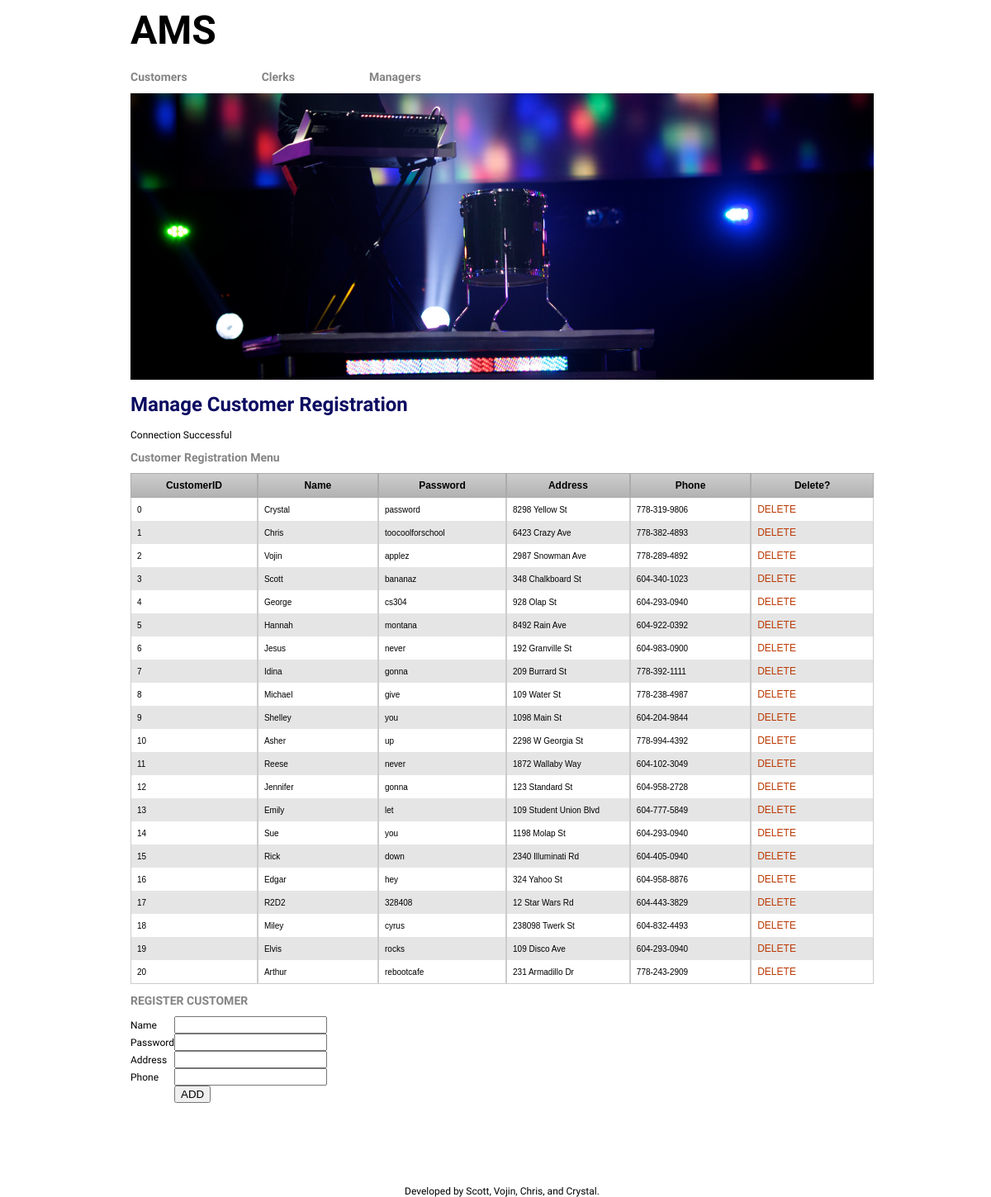
The page /customer/registration.php on the database its author committed.
### tables this page shows
CREATE TABLE Customer(
cid int, 
c_password varchar(20),
cname varchar(20),
address varchar(30), 
phone varchar(12),
PRIMARY KEY(cid));

### dbops.php (the view, shortened to what this page needs)
<?php
function displayCustomers($connection) {
 	if (!$result = $connection->query("SELECT cid, c_password, cname,
 		address, phone FROM Customer ORDER BY cid")) {
		    die('There was an error running the query [' . $db->error . ']');
    }
	echo "<form id=\"delete\" name=\"delete\" action=\"";
	echo htmlspecialchars($_SERVER["PHP_SELF"]);
	echo "\" method=\"POST\">";
	echo "<table border=0 cellpadding=0 cellspacing=0 class='CustomerInfoTable'>";
	echo "<tr valign=center>";
	echo "
			<td class=rowheader>CustomerID</td>
			<td class=rowheader>Name</td>
			<td class=rowheader>Password</td>
			<td class=rowheader>Address</td>
			<td class=rowheader>Phone</td>
			<td class=rowheader>Delete?</td>
		</tr>";
	while($row = $result->fetch_assoc()){
		echo "<td>".$row['cid']."</td>";
		echo "<td>".$row['cname']."</td>";
		echo "<td>".$row['c_password']."</td>";
		echo "<td>".$row['address']."</td>";
		echo "<td>".$row['phone']."</td><td>";
	    echo "<a href=\"javascript:formSubmit('".$row['cid']."');\">DELETE</a>";
	    echo "</td></tr>";
  	}
	echo "</form>";
}
?>

### style.css (style rules this page uses)
html { height: 100%; width: 100%; }
body { font-family: 'PT Sans', sans-serif; color: #000; background-color: #fff; font-size: 12px; width: 100%; height: 100%; }
td { color: #000000; font-size: 12px; }
a { font-size: 12px; }
a:link { color: #bb3902; font-weight:normal; text-decoration:none; }
.rowheader { color: #000000; background-color: #ffffff; font-weight: plain; font-size: 14pt; width: 160px; }
.CustomerInfoTable { margin:0px;padding:0px; width:100%; border:0px solid #000000; -moz-border-radius-bottomleft:0px; -webkit-border-bottom-left-radius:0px; border-bottom-left-radius:0px; -moz-border-radius-bottomright:0px; -webkit-border-bottom-right-radius:0px; border-bottom-right-radius:0px; -moz-border-radius-topright:0px; -webkit-border-top-right-radius:0px; border-top-right-radius:0px; -moz-border-radius-topleft:0px; -webkit-border-top-left-radius:0px; border-top-left-radius:0px; }
.CustomerInfoTable tr:last-child td:last-child { -moz-border-radius-bottomright:0px; -webkit-border-bottom-right-radius:0px; border-bottom-right-radius:0px; }
.CustomerInfoTable tr:last-child td:first-child { -moz-border-radius-bottomleft:0px; -webkit-border-bottom-left-radius:0px; border-bottom-left-radius:0px; }
.CustomerInfoTable tr:nth-child(odd) { background-color:#e5e5e5; }
.CustomerInfoTable td { vertical-align:middle; border:0px solid #cccccc; border-width:0px 1px 0px 1px; text-align:left; padding:7px; font-size:10px; font-family:Arial; font-weight:normal; color:#000000; }
.CustomerInfoTable tr:last-child td { border-width:0px 1px 1px 1px; }
.CustomerInfoTable tr td:last-child { border-width:0px 1px 0px 1px; }
.CustomerInfoTable tr:last-child td:last-child { border-width:0px 1px 01px 1px; }
.CustomerInfoTable tr:first-child td { background:-o-linear-gradient(bottom, #cccccc 5%, #b2b2b2 100%); background:-webkit-gradient( linear, left top, left bottom, color-stop(0.05, #cccccc), color-stop(1, #b2b2b2) ); background:-moz-linear-gradient( center top, #cccccc 5%, #b2b2b2 100% ); filter:progid:DXImageTransform.Microsoft.gradient(startColorstr="#cccccc", endColorstr="#b2b2b2"); background: -o-linear-gradient(top,#cccccc,b2b2b2); background-color:#cccccc; border:1px solid #ababab; text-align:center; border-width:1px 1px 1px 1px; font-size:12px; font-family:Arial; font-weight:Bold; color:#000000; }
.CustomerInfoTable tr:first-child td:first-child { border-width:1px 1px 1px 1px; }
.CustomerInfoTable tr:first-child td:last-child { border-width:1px 1px 1px 1px; }

### rows shown on the page
customer: cid "0", cname "Crystal", c_password "password", address "8298 Yellow St", phone "778-319-9806"
customer: cid "1", cname "Chris", c_password "toocoolforschool", address "6423 Crazy Ave", phone "778-382-4893"
customer: cid "2", cname "Vojin", c_password "applez", address "2987 Snowman Ave", phone "778-289-4892"
customer: cid "3", cname "Scott", c_password "bananaz", address "348 Chalkboard St", phone "604-340-1023"
customer: cid "4", cname "George", c_password "cs304", address "928 Olap St", phone "604-293-0940"
customer: cid "5", cname "Hannah", c_password "montana", address "8492 Rain Ave", phone "604-922-0392"
customer: cid "6", cname "Jesus", c_password "never", address "192 Granville St", phone "604-983-0900"
customer: cid "7", cname "Idina", c_password "gonna", address "209 Burrard St", phone "778-392-1111"
customer: cid "8", cname "Michael", c_password "give", address "109 Water St", phone "778-238-4987"
customer: cid "9", cname "Shelley", c_password "you", address "1098 Main St", phone "604-204-9844"
customer: cid "10", cname "Asher", c_password "up", address "2298 W Georgia St", phone "778-994-4392"
customer: cid "11", cname "Reese", c_password "never", address "1872 Wallaby Way", phone "604-102-3049"
customer: cid "12", cname "Jennifer", c_password "gonna", address "123 Standard St", phone "604-958-2728"
customer: cid "13", cname "Emily", c_password "let", address "109 Student Union Blvd", phone "604-777-5849"
customer: cid "14", cname "Sue", c_password "you", address "1198 Molap St", phone "604-293-0940"
customer: cid "15", cname "Rick", c_password "down", address "2340 Illuminati Rd", phone "604-405-0940"
customer: cid "16", cname "Edgar", c_password "hey", address "324 Yahoo St", phone "604-958-8876"
customer: cid "17", cname "R2D2", c_password "328408", address "12 Star Wars Rd", phone "604-443-3829"
customer: cid "18", cname "Miley", c_password "cyrus", address "238098 Twerk St", phone "604-832-4493"
customer: cid "19", cname "Elvis", c_password "rocks", address "109 Disco Ave", phone "604-293-0940"
customer: cid "20", cname "Arthur", c_password "rebootcafe", address "231 Armadillo Dr", phone "778-243-2909"
